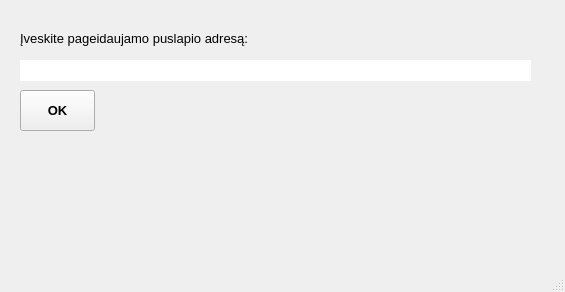
<?xml version="1.0" encoding="UTF-8"?>
<ui version="4.0">
 <class>MainWindow</class>
 <widget class="QMainWindow" name="MainWindow">
  <property name="geometry">
   <rect>
    <x>0</x>
    <y>0</y>
    <width>565</width>
    <height>292</height>
   </rect>
  </property>
  <property name="windowTitle">
   <string>MainWindow</string>
  </property>
  <widget class="QWidget" name="centralwidget">
   <widget class="QLabel" name="veiksmas">
    <property name="geometry">
     <rect>
      <x>20</x>
      <y>30</y>
      <width>241</width>
      <height>16</height>
     </rect>
    </property>
    <property name="font">
     <font>
      <family>Tahoma</family>
      <pointsize>10</pointsize>
     </font>
    </property>
    <property name="text">
     <string>Įveskite pageidaujamo puslapio adresą:</string>
    </property>
   </widget>
   <widget class="QLineEdit" name="url">
    <property name="geometry">
     <rect>
      <x>20</x>
      <y>60</y>
      <width>511</width>
      <height>21</height>
     </rect>
    </property>
    <property name="frame">
     <bool>false</bool>
    </property>
   </widget>
   <widget class="QPushButton" name="button">
    <property name="geometry">
     <rect>
      <x>20</x>
      <y>90</y>
      <width>75</width>
      <height>41</height>
     </rect>
    </property>
    <property name="font">
     <font>
      <family>Tahoma</family>
      <pointsize>10</pointsize>
      <bold>true</bold>
     </font>
    </property>
    <property name="text">
     <string>OK</string>
    </property>
    <property name="flat">
     <bool>false</bool>
    </property>
   </widget>
   <widget class="QLabel" name="atsakymas">
    <property name="enabled">
     <bool>true</bool>
    </property>
    <property name="geometry">
     <rect>
      <x>20</x>
      <y>150</y>
      <width>511</width>
      <height>61</height>
     </rect>
    </property>
    <property name="font">
     <font>
      <family>Tahoma</family>
     </font>
    </property>
    <property name="frameShape">
     <enum>QFrame::NoFrame</enum>
    </property>
    <property name="frameShadow">
     <enum>QFrame::Plain</enum>
    </property>
    <property name="lineWidth">
     <number>1</number>
    </property>
    <property name="text">
     <string/>
    </property>
    <property name="alignment">
     <set>Qt::AlignLeading|Qt::AlignLeft|Qt::AlignTop</set>
    </property>
    <property name="wordWrap">
     <bool>true</bool>
    </property>
   </widget>
  </widget>
  <widget class="QMenuBar" name="menubar">
   <property name="geometry">
    <rect>
     <x>0</x>
     <y>0</y>
     <width>565</width>
     <height>22</height>
    </rect>
   </property>
  </widget>
  <widget class="QStatusBar" name="statusbar"/>
 </widget>
 <resources/>
 <connections/>
</ui>
